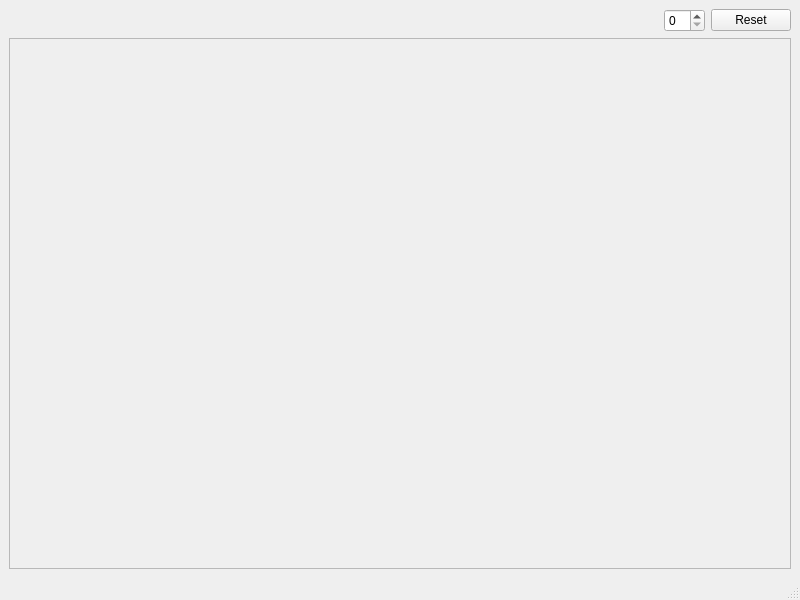
<?xml version="1.0" encoding="UTF-8"?>
<ui version="4.0">
 <class>MainWindow</class>
 <widget class="QMainWindow" name="MainWindow">
  <property name="geometry">
   <rect>
    <x>0</x>
    <y>0</y>
    <width>800</width>
    <height>600</height>
   </rect>
  </property>
  <property name="windowTitle">
   <string>MainWindow</string>
  </property>
  <widget class="QWidget" name="centralwidget">
   <layout class="QVBoxLayout" name="verticalLayout">
    <item>
     <layout class="QHBoxLayout" name="horizontalLayout">
      <item>
       <widget class="CDisplayLabel" name="lDisplay">
        <property name="minimumSize">
         <size>
          <width>200</width>
          <height>0</height>
         </size>
        </property>
        <property name="text">
         <string/>
        </property>
       </widget>
      </item>
      <item>
       <spacer name="horizontalSpacer">
        <property name="orientation">
         <enum>Qt::Horizontal</enum>
        </property>
        <property name="sizeHint" stdset="0">
         <size>
          <width>40</width>
          <height>20</height>
         </size>
        </property>
       </spacer>
      </item>
      <item>
       <widget class="QSpinBox" name="sbNumFields"/>
      </item>
      <item>
       <widget class="QPushButton" name="pbReset">
        <property name="text">
         <string>Reset</string>
        </property>
       </widget>
      </item>
     </layout>
    </item>
    <item>
     <widget class="CPlayField" name="frmPlayfield">
      <property name="sizePolicy">
       <sizepolicy hsizetype="Preferred" vsizetype="Expanding">
        <horstretch>0</horstretch>
        <verstretch>0</verstretch>
       </sizepolicy>
      </property>
      <property name="frameShape">
       <enum>QFrame::StyledPanel</enum>
      </property>
      <property name="frameShadow">
       <enum>QFrame::Raised</enum>
      </property>
     </widget>
    </item>
   </layout>
  </widget>
  <widget class="QMenuBar" name="menubar">
   <property name="geometry">
    <rect>
     <x>0</x>
     <y>0</y>
     <width>800</width>
     <height>21</height>
    </rect>
   </property>
  </widget>
  <widget class="QStatusBar" name="statusbar"/>
 </widget>
 <customwidgets>
  <customwidget>
   <class>CDisplayLabel</class>
   <extends>QLabel</extends>
   <header>cdisplaylabel.h</header>
  </customwidget>
  <customwidget>
   <class>CPlayField</class>
   <extends>QFrame</extends>
   <header location="global">cplayfield.h</header>
   <container>1</container>
  </customwidget>
 </customwidgets>
 <resources/>
 <connections/>
</ui>
